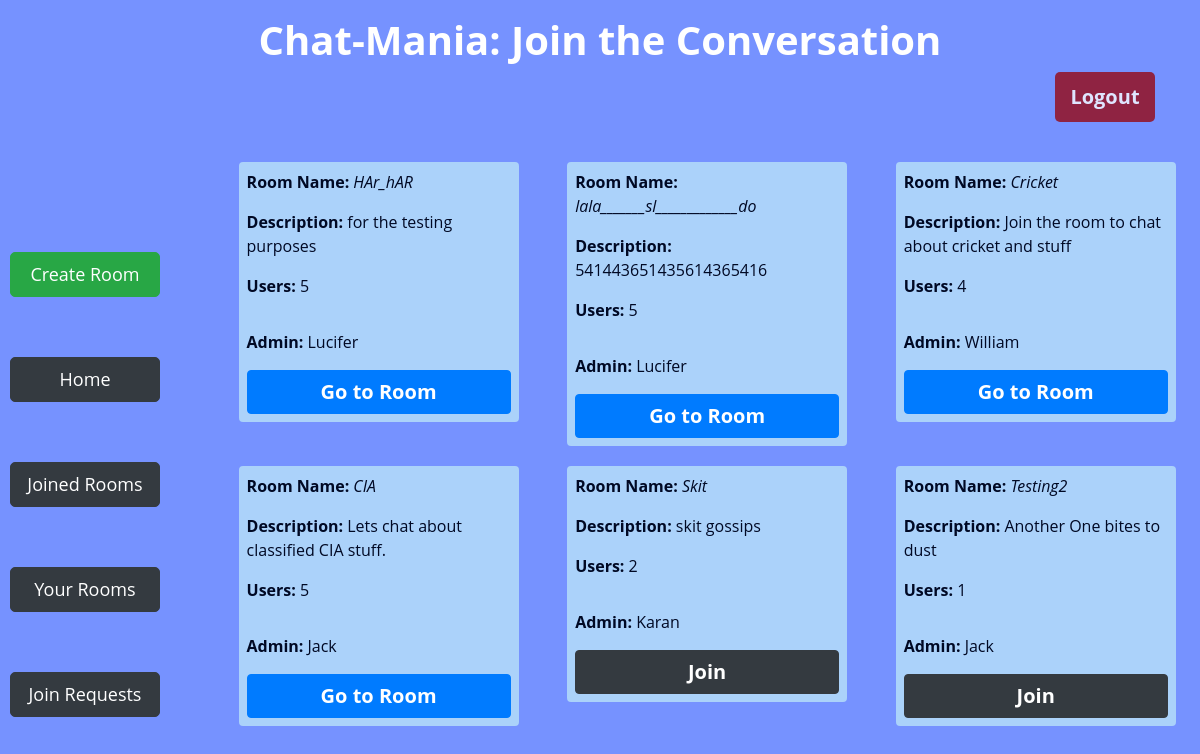
The app's page / (signed in) with its own data.
### app/models.py (models this page shows)
class Room(models.Model):
    name = models.CharField(max_length=64,unique=True)
    description = models.CharField(max_length=256)
    admin = models.ForeignKey(User, on_delete=models.CASCADE, related_name="get_admin")
    numberUsers = models.IntegerField(default=1)
    def __str__(self):
        return f"{self.name} created by {self.admin.username}"

class User(AbstractUser):
    joinedRooms = models.IntegerField(default=0)
    createdRooms = models.IntegerField(default=0)
    def __str__(self):
        return f"{self.username}"

### app/views.py (the view)
# urls.py: path('', views.index, name='index'),
@login_required(login_url="login")
def index(request):
    rooms = Room.objects.all()
    print(rooms)
    join_requests = JoinRequests.objects.filter(user=request.user)
    x = [room.room for room in join_requests]
    print(x)
    user_rooms = UserRooms.objects.filter(user=request.user)
    y = [room.room for room in user_rooms]
    print(y)
    return render(request, 'app/index.html', {
        'rooms': rooms,
        'join_requests': join_requests,
        'x': x,
        'y': y,
    })

### app/templates/app/index.html (shortened to what this page needs)
{% extends 'app/layout.html' %}
{% block body %}
    <div class="container">
        <div class="row">
            <div class="col-md-12 mt-3">
                <h1 class="text-center" style="font-weight: 700;">Chat-Mania: Join the Conversation</h1>
                <form action="{% url 'logout' %}" method="post">
                 <input type="submit" id="logout-btn" class="btn btn-danger float-right" style="border: none;" value="Logout">
                </form>
             </div>
         </div>
    </div>
    <div class="d-flex" id="try">
    <div class="btn-Cont d-flex flex-column justify-content-around">
        <a id="lbtn" href="{% url 'create' %}" class="btn  btn-success">Create Room</a>
        <a id="lbtn" href="{% url 'index' %}" class="btn  btn-dark">Home</a>
        <a id="lbtn" href="{% url 'joined_rooms' %}" class="btn  btn-dark">Joined Rooms</a>
        <a id="lbtn" class="btn  btn-dark" href="{% url 'your_rooms' %}" >Your Rooms</a>
        <a id="lbtn" class="btn btn-dark" href="{% url 'join_requests' %}">Join Requests</a>
    </div>
     <div class="d-flex flex-row justify-content-around flex-wrap" id="room-cont">
        {% for room in rooms%}
        <div class="room p-1">
                <p><b>Room Name:</b> <i> {{room.name}} </i> </p>
                <p> <b>Description:</b> {{room.description}} </p>
                <p><b>Users:</b> {{room.numberUsers}} </p>
              <p class="pt-3 align-bottom"><b>Admin:</b> {{room.admin}} </p>
              {% if user != room.admin %}
                    {% if room in x %}
                        <button id="join-btn" class="btn btn-dark disable" disabled>Requested</button>
                    {% elif room in y %}
                        <a id="indBtn" href="{% url 'room' room.name %}" class="btn btn-primary">Go to Room</a>
                    {% else %}
                    <button id="join-btn" class="btn btn-dark" value="{{room.id}}">Join</button>
                    {% endif %}
              {% else %}
              <a id="indBtn" href="{% url 'room' room.name %}" class="btn btn-primary">Go to Room</a>
              {% endif %}
        </div>
        {% endfor %}
     </div>
    </div>
{% endblock %}

### app/static/app/style.css (style rules this page uses)
body { background: #7692FF; font-family: 'Open Sans', sans-serif; color: #fff; height: fit-content; min-height: 100vh; margin: 0; padding: 0; }
#logout-btn { background-color: #97030A; color: #fff; border-radius: 5px; width: 100px; height: 50px; font-size: 20px; font-weight: bold; opacity: 0.77; }
.btn-Cont { display: flex; margin-left: 10px; margin-top: 70px; width: 200px; height: 300px; }
#lbtn { width: 150px; height: 50px; font-size: 18px; font-weight: normal; border-radius: 5px; margin-top: 60px; padding: 8px; }
#room-cont { margin-left: 40px; flex-wrap: wrap; display: flex; width: 100%; margin-top: 30px; }
.room { padding-left: 18px; padding-right: 18px; padding-top: 10px; width: 280px; height: fit-content; margin: 10px; border-radius: 4px; border: 4px solid #ABD2FA; background-color: #ABD2FA; color: #000924; }
#join-btn { width: 100%; font-size: 20px; font-weight: bold; }
#indBtn { width: 100%; font-size: 20px; font-weight: bold; }
#try { display: flex; flex-direction: row; width: 100%; }

### records on screen
Room: name "HAr_hAR", description "for the testing purposes", numberUsers "5", admin "Lucifer", shows "Go to Room"
Room: name "lala_______sl_____________do", description "541443651435614365416", numberUsers "5", admin "Lucifer", shows "Go to Room"
Room: name "Cricket", description "Join the room to chat about cricket and stuff", numberUsers "4", admin "William", shows "Go to Room"
Room: name "CIA", description "Lets chat about classified CIA stuff.", numberUsers "5", admin "Jack", shows "Go to Room"
Room: name "Skit", description "skit gossips", numberUsers "2", admin "Karan", {{ room.id }} 16 (drawn)
Room: name "Testing2", description "Another One bites to dust", numberUsers "1", admin "Jack", {{ room.id }} 17 (drawn)
